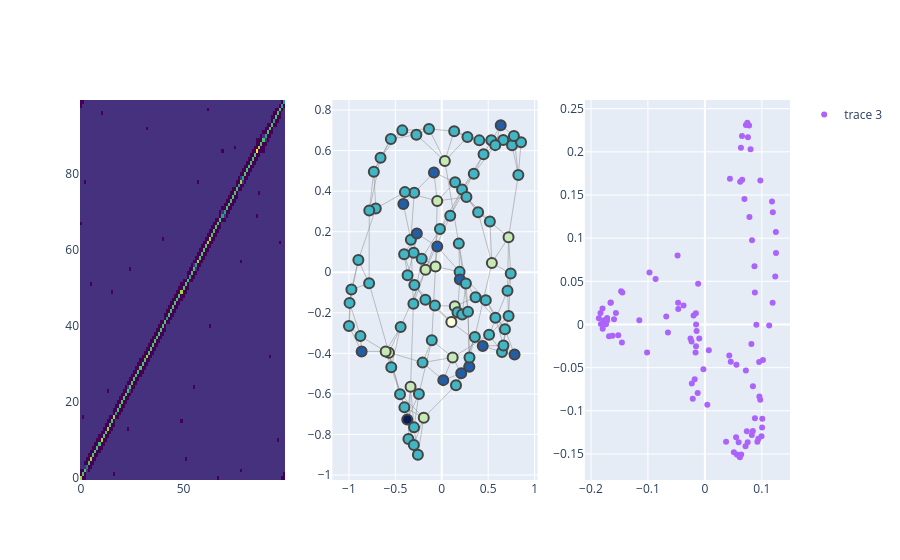

This figure's notebook cell:
### Code cell
G = nx.watts_strogatz_graph(n=100, k=4, p=0.1) # Small-world (Fuzzy Ring)
L = nx.laplacian_matrix(G).astype(np.float32).toarray()
vals, vecs = LA.eig(L)
x = vecs[:, 1]
y = vecs[:, 2]

fig = make_subplots(rows=1, cols=3)
# fig = go.Figure(data=[go.Scatter(x=x, y=y, mode='markers')])
fig.add_trace(go.Heatmap(z=L, colorscale='Viridis', showscale=False), row=1, col=1)
fig.add_traces(ut.draw_graph(G).data, rows=1, cols=2)
fig.add_trace(go.Scatter(x=x, y=y, mode='markers'), row=1, col=3)
fig.show(width=1000, height=200)
